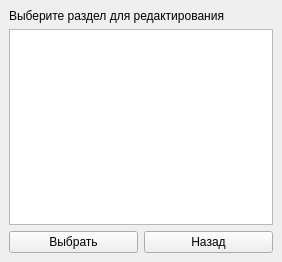
<?xml version="1.0" encoding="UTF-8"?>
<ui version="4.0">
 <class>Edittor</class>
 <widget class="QMainWindow" name="Edittor">
  <property name="geometry">
   <rect>
    <x>0</x>
    <y>0</y>
    <width>282</width>
    <height>262</height>
   </rect>
  </property>
  <property name="minimumSize">
   <size>
    <width>282</width>
    <height>262</height>
   </size>
  </property>
  <property name="maximumSize">
   <size>
    <width>282</width>
    <height>262</height>
   </size>
  </property>
  <property name="windowTitle">
   <string>Редактор знаний</string>
  </property>
  <widget class="QWidget" name="widget">
   <layout class="QVBoxLayout" name="verticalLayout_2">
    <item>
     <layout class="QVBoxLayout" name="verticalLayout">
      <item>
       <widget class="QLabel" name="label">
        <property name="text">
         <string>Выберите раздел для редактирования</string>
        </property>
       </widget>
      </item>
      <item>
       <widget class="QListWidget" name="listWidget"/>
      </item>
     </layout>
    </item>
    <item>
     <layout class="QHBoxLayout" name="horizontalLayout">
      <item>
       <widget class="QPushButton" name="pushButton">
        <property name="text">
         <string>Выбрать</string>
        </property>
       </widget>
      </item>
      <item>
       <widget class="QPushButton" name="pushButton_2">
        <property name="text">
         <string>Назад</string>
        </property>
       </widget>
      </item>
     </layout>
    </item>
   </layout>
  </widget>
 </widget>
 <resources/>
 <connections/>
</ui>
